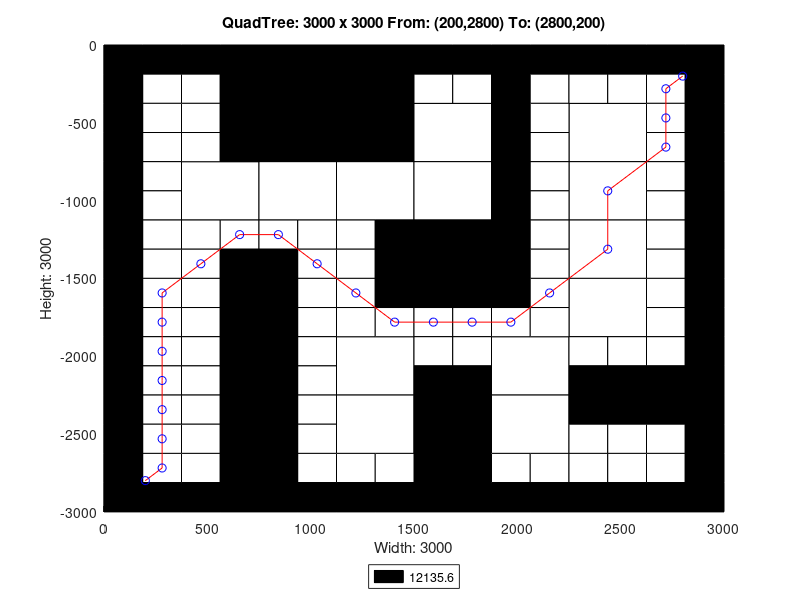

Here is the MATLAB script that generated this plot:
axis([0 3000 -3000 0]);
title('QuadTree: 3000 x 3000 From: (200,2800) To: (2800,200)');
xlabel('Width: 3000');
ylabel('Height: 3000');
rectangle('Position',[750 -750 750 750], 'FaceColor',[0 0 0]);
rectangle('Position',[375 -1125 375 375], 'FaceColor',[1 1 1]);
rectangle('Position',[750 -1125 375 375], 'FaceColor',[1 1 1]);
rectangle('Position',[1125 -1125 375 375], 'FaceColor',[1 1 1]);
rectangle('Position',[1500 -750 375 375], 'FaceColor',[1 1 1]);
rectangle('Position',[2250 -750 375 375], 'FaceColor',[1 1 1]);
rectangle('Position',[1500 -1125 375 375], 'FaceColor',[1 1 1]);
rectangle('Position',[1500 -1500 375 375], 'FaceColor',[0 0 0]);
rectangle('Position',[2250 -1125 375 375], 'FaceColor',[1 1 1]);
rectangle('Position',[2250 -1500 375 375], 'FaceColor',[1 1 1]);
rectangle('Position',[1125 -2250 375 375], 'FaceColor',[1 1 1]);
rectangle('Position',[1125 -2625 375 375], 'FaceColor',[1 1 1]);
rectangle('Position',[1875 -2250 375 375], 'FaceColor',[1 1 1]);
rectangle('Position',[2250 -1875 375 375], 'FaceColor',[1 1 1]);
rectangle('Position',[1500 -2625 375 375], 'FaceColor',[0 0 0]);
rectangle('Position',[1875 -2625 375 375], 'FaceColor',[1 1 1]);
rectangle('Position',[1500 -3000 375 375], 'FaceColor',[0 0 0]);
rectangle('Position',[0 -187.5 187.5 187.5], 'FaceColor',[0 0 0]);
rectangle('Position',[187.5 -187.5 187.5 187.5], 'FaceColor',[0 0 0]);
rectangle('Position',[0 -375 187.5 187.5], 'FaceColor',[0 0 0]);
rectangle('Position',[187.5 -375 187.5 187.5], 'FaceColor',[1 1 1]);
rectangle('Position',[375 -187.5 187.5 187.5], 'FaceColor',[0 0 0]);
rectangle('Position',[562.5 -187.5 187.5 187.5], 'FaceColor',[0 0 0]);
rectangle('Position',[375 -375 187.5 187.5], 'FaceColor',[1 1 1]);
rectangle('Position',[562.5 -375 187.5 187.5], 'FaceColor',[0 0 0]);
rectangle('Position',[0 -562.5 187.5 187.5], 'FaceColor',[0 0 0]);
rectangle('Position',[187.5 -562.5 187.5 187.5], 'FaceColor',[1 1 1]);
rectangle('Position',[0 -750 187.5 187.5], 'FaceColor',[0 0 0]);
rectangle('Position',[187.5 -750 187.5 187.5], 'FaceColor',[1 1 1]);
rectangle('Position',[375 -562.5 187.5 187.5], 'FaceColor',[1 1 1]);
rectangle('Position',[562.5 -562.5 187.5 187.5], 'FaceColor',[0 0 0]);
rectangle('Position',[375 -750 187.5 187.5], 'FaceColor',[1 1 1]);
rectangle('Position',[562.5 -750 187.5 187.5], 'FaceColor',[0 0 0]);
rectangle('Position',[0 -937.5 187.5 187.5], 'FaceColor',[0 0 0]);
rectangle('Position',[187.5 -937.5 187.5 187.5], 'FaceColor',[1 1 1]);
rectangle('Position',[0 -1125 187.5 187.5], 'FaceColor',[0 0 0]);
rectangle('Position',[187.5 -1125 187.5 187.5], 'FaceColor',[1 1 1]);
rectangle('Position',[0 -1312.5 187.5 187.5], 'FaceColor',[0 0 0]);
rectangle('Position',[187.5 -1312.5 187.5 187.5], 'FaceColor',[1 1 1]);
rectangle('Position',[0 -1500 187.5 187.5], 'FaceColor',[0 0 0]);
rectangle('Position',[187.5 -1500 187.5 187.5], 'FaceColor',[1 1 1]);
rectangle('Position',[375 -1312.5 187.5 187.5], 'FaceColor',[1 1 1]);
rectangle('Position',[562.5 -1312.5 187.5 187.5], 'FaceColor',[1 1 1]);
rectangle('Position',[375 -1500 187.5 187.5], 'FaceColor',[1 1 1]);
rectangle('Position',[562.5 -1500 187.5 187.5], 'FaceColor',[0 0 0]);
rectangle('Position',[750 -1312.5 187.5 187.5], 'FaceColor',[1 1 1]);
rectangle('Position',[937.5 -1312.5 187.5 187.5], 'FaceColor',[1 1 1]);
rectangle('Position',[750 -1500 187.5 187.5], 'FaceColor',[0 0 0]);
rectangle('Position',[937.5 -1500 187.5 187.5], 'FaceColor',[1 1 1]);
rectangle('Position',[1125 -1312.5 187.5 187.5], 'FaceColor',[1 1 1]);
rectangle('Position',[1312.5 -1312.5 187.5 187.5], 'FaceColor',[0 0 0]);
rectangle('Position',[1125 -1500 187.5 187.5], 'FaceColor',[1 1 1]);
rectangle('Position',[1312.5 -1500 187.5 187.5], 'FaceColor',[0 0 0]);
rectangle('Position',[1500 -187.5 187.5 187.5], 'FaceColor',[0 0 0]);
rectangle('Position',[1687.5 -187.5 187.5 187.5], 'FaceColor',[0 0 0]);
rectangle('Position',[1500 -375 187.5 187.5], 'FaceColor',[1 1 1]);
rectangle('Position',[1687.5 -375 187.5 187.5], 'FaceColor',[1 1 1]);
rectangle('Position',[1875 -187.5 187.5 187.5], 'FaceColor',[0 0 0]);
rectangle('Position',[2062.5 -187.5 187.5 187.5], 'FaceColor',[0 0 0]);
rectangle('Position',[1875 -375 187.5 187.5], 'FaceColor',[0 0 0]);
rectangle('Position',[2062.5 -375 187.5 187.5], 'FaceColor',[1 1 1]);
rectangle('Position',[1875 -562.5 187.5 187.5], 'FaceColor',[0 0 0]);
rectangle('Position',[2062.5 -562.5 187.5 187.5], 'FaceColor',[1 1 1]);
rectangle('Position',[1875 -750 187.5 187.5], 'FaceColor',[0 0 0]);
rectangle('Position',[2062.5 -750 187.5 187.5], 'FaceColor',[1 1 1]);
rectangle('Position',[2250 -187.5 187.5 187.5], 'FaceColor',[0 0 0]);
rectangle('Position',[2437.5 -187.5 187.5 187.5], 'FaceColor',[0 0 0]);
rectangle('Position',[2250 -375 187.5 187.5], 'FaceColor',[1 1 1]);
rectangle('Position',[2437.5 -375 187.5 187.5], 'FaceColor',[1 1 1]);
rectangle('Position',[2625 -187.5 187.5 187.5], 'FaceColor',[0 0 0]);
rectangle('Position',[2812.5 -187.5 187.5 187.5], 'FaceColor',[0 0 0]);
rectangle('Position',[2625 -375 187.5 187.5], 'FaceColor',[1 1 1]);
rectangle('Position',[2812.5 -375 187.5 187.5], 'FaceColor',[0 0 0]);
rectangle('Position',[2625 -562.5 187.5 187.5], 'FaceColor',[1 1 1]);
rectangle('Position',[2812.5 -562.5 187.5 187.5], 'FaceColor',[0 0 0]);
rectangle('Position',[2625 -750 187.5 187.5], 'FaceColor',[1 1 1]);
rectangle('Position',[2812.5 -750 187.5 187.5], 'FaceColor',[0 0 0]);
rectangle('Position',[1875 -937.5 187.5 187.5], 'FaceColor',[0 0 0]);
rectangle('Position',[2062.5 -937.5 187.5 187.5], 'FaceColor',[1 1 1]);
rectangle('Position',[1875 -1125 187.5 187.5], 'FaceColor',[0 0 0]);
rectangle('Position',[2062.5 -1125 187.5 187.5], 'FaceColor',[1 1 1]);
rectangle('Position',[1875 -1312.5 187.5 187.5], 'FaceColor',[0 0 0]);
rectangle('Position',[2062.5 -1312.5 187.5 187.5], 'FaceColor',[1 1 1]);
rectangle('Position',[1875 -1500 187.5 187.5], 'FaceColor',[0 0 0]);
rectangle('Position',[2062.5 -1500 187.5 187.5], 'FaceColor',[1 1 1]);
rectangle('Position',[2625 -937.5 187.5 187.5], 'FaceColor',[1 1 1]);
rectangle('Position',[2812.5 -937.5 187.5 187.5], 'FaceColor',[0 0 0]);
rectangle('Position',[2625 -1125 187.5 187.5], 'FaceColor',[1 1 1]);
rectangle('Position',[2812.5 -1125 187.5 187.5], 'FaceColor',[0 0 0]);
rectangle('Position',[2625 -1312.5 187.5 187.5], 'FaceColor',[1 1 1]);
rectangle('Position',[2812.5 -1312.5 187.5 187.5], 'FaceColor',[0 0 0]);
rectangle('Position',[2625 -1500 187.5 187.5], 'FaceColor',[1 1 1]);
rectangle('Position',[2812.5 -1500 187.5 187.5], 'FaceColor',[0 0 0]);
rectangle('Position',[0 -1687.5 187.5 187.5], 'FaceColor',[0 0 0]);
rectangle('Position',[187.5 -1687.5 187.5 187.5], 'FaceColor',[1 1 1]);
rectangle('Position',[0 -1875 187.5 187.5], 'FaceColor',[0 0 0]);
rectangle('Position',[187.5 -1875 187.5 187.5], 'FaceColor',[1 1 1]);
rectangle('Position',[375 -1687.5 187.5 187.5], 'FaceColor',[1 1 1]);
rectangle('Position',[562.5 -1687.5 187.5 187.5], 'FaceColor',[0 0 0]);
rectangle('Position',[375 -1875 187.5 187.5], 'FaceColor',[1 1 1]);
rectangle('Position',[562.5 -1875 187.5 187.5], 'FaceColor',[0 0 0]);
rectangle('Position',[0 -2062.5 187.5 187.5], 'FaceColor',[0 0 0]);
rectangle('Position',[187.5 -2062.5 187.5 187.5], 'FaceColor',[1 1 1]);
rectangle('Position',[0 -2250 187.5 187.5], 'FaceColor',[0 0 0]);
rectangle('Position',[187.5 -2250 187.5 187.5], 'FaceColor',[1 1 1]);
rectangle('Position',[375 -2062.5 187.5 187.5], 'FaceColor',[1 1 1]);
rectangle('Position',[562.5 -2062.5 187.5 187.5], 'FaceColor',[0 0 0]);
rectangle('Position',[375 -2250 187.5 187.5], 'FaceColor',[1 1 1]);
rectangle('Position',[562.5 -2250 187.5 187.5], 'FaceColor',[0 0 0]);
rectangle('Position',[750 -1687.5 187.5 187.5], 'FaceColor',[0 0 0]);
rectangle('Position',[937.5 -1687.5 187.5 187.5], 'FaceColor',[1 1 1]);
rectangle('Position',[750 -1875 187.5 187.5], 'FaceColor',[0 0 0]);
rectangle('Position',[937.5 -1875 187.5 187.5], 'FaceColor',[1 1 1]);
rectangle('Position',[1125 -1687.5 187.5 187.5], 'FaceColor',[1 1 1]);
rectangle('Position',[1312.5 -1687.5 187.5 187.5], 'FaceColor',[0 0 0]);
rectangle('Position',[1125 -1875 187.5 187.5], 'FaceColor',[1 1 1]);
rectangle('Position',[1312.5 -1875 187.5 187.5], 'FaceColor',[1 1 1]);
rectangle('Position',[750 -2062.5 187.5 187.5], 'FaceColor',[0 0 0]);
rectangle('Position',[937.5 -2062.5 187.5 187.5], 'FaceColor',[1 1 1]);
rectangle('Position',[750 -2250 187.5 187.5], 'FaceColor',[0 0 0]);
rectangle('Position',[937.5 -2250 187.5 187.5], 'FaceColor',[1 1 1]);
rectangle('Position',[0 -2437.5 187.5 187.5], 'FaceColor',[0 0 0]);
rectangle('Position',[187.5 -2437.5 187.5 187.5], 'FaceColor',[1 1 1]);
rectangle('Position',[0 -2625 187.5 187.5], 'FaceColor',[0 0 0]);
rectangle('Position',[187.5 -2625 187.5 187.5], 'FaceColor',[1 1 1]);
rectangle('Position',[375 -2437.5 187.5 187.5], 'FaceColor',[1 1 1]);
rectangle('Position',[562.5 -2437.5 187.5 187.5], 'FaceColor',[0 0 0]);
rectangle('Position',[375 -2625 187.5 187.5], 'FaceColor',[1 1 1]);
rectangle('Position',[562.5 -2625 187.5 187.5], 'FaceColor',[0 0 0]);
rectangle('Position',[0 -2812.5 187.5 187.5], 'FaceColor',[0 0 0]);
rectangle('Position',[187.5 -2812.5 187.5 187.5], 'FaceColor',[1 1 1]);
rectangle('Position',[0 -3000 187.5 187.5], 'FaceColor',[0 0 0]);
rectangle('Position',[187.5 -3000 187.5 187.5], 'FaceColor',[0 0 0]);
rectangle('Position',[375 -2812.5 187.5 187.5], 'FaceColor',[1 1 1]);
rectangle('Position',[562.5 -2812.5 187.5 187.5], 'FaceColor',[0 0 0]);
rectangle('Position',[375 -3000 187.5 187.5], 'FaceColor',[0 0 0]);
rectangle('Position',[562.5 -3000 187.5 187.5], 'FaceColor',[0 0 0]);
rectangle('Position',[750 -2437.5 187.5 187.5], 'FaceColor',[0 0 0]);
rectangle('Position',[937.5 -2437.5 187.5 187.5], 'FaceColor',[1 1 1]);
rectangle('Position',[750 -2625 187.5 187.5], 'FaceColor',[0 0 0]);
rectangle('Position',[937.5 -2625 187.5 187.5], 'FaceColor',[1 1 1]);
rectangle('Position',[750 -2812.5 187.5 187.5], 'FaceColor',[0 0 0]);
rectangle('Position',[937.5 -2812.5 187.5 187.5], 'FaceColor',[1 1 1]);
rectangle('Position',[750 -3000 187.5 187.5], 'FaceColor',[0 0 0]);
rectangle('Position',[937.5 -3000 187.5 187.5], 'FaceColor',[0 0 0]);
rectangle('Position',[1125 -2812.5 187.5 187.5], 'FaceColor',[1 1 1]);
rectangle('Position',[1312.5 -2812.5 187.5 187.5], 'FaceColor',[1 1 1]);
rectangle('Position',[1125 -3000 187.5 187.5], 'FaceColor',[0 0 0]);
rectangle('Position',[1312.5 -3000 187.5 187.5], 'FaceColor',[0 0 0]);
rectangle('Position',[1500 -1687.5 187.5 187.5], 'FaceColor',[0 0 0]);
rectangle('Position',[1687.5 -1687.5 187.5 187.5], 'FaceColor',[0 0 0]);
rectangle('Position',[1500 -1875 187.5 187.5], 'FaceColor',[1 1 1]);
rectangle('Position',[1687.5 -1875 187.5 187.5], 'FaceColor',[1 1 1]);
rectangle('Position',[1875 -1687.5 187.5 187.5], 'FaceColor',[0 0 0]);
rectangle('Position',[2062.5 -1687.5 187.5 187.5], 'FaceColor',[1 1 1]);
rectangle('Position',[1875 -1875 187.5 187.5], 'FaceColor',[1 1 1]);
rectangle('Position',[2062.5 -1875 187.5 187.5], 'FaceColor',[1 1 1]);
rectangle('Position',[1500 -2062.5 187.5 187.5], 'FaceColor',[1 1 1]);
rectangle('Position',[1687.5 -2062.5 187.5 187.5], 'FaceColor',[1 1 1]);
rectangle('Position',[1500 -2250 187.5 187.5], 'FaceColor',[0 0 0]);
rectangle('Position',[1687.5 -2250 187.5 187.5], 'FaceColor',[0 0 0]);
rectangle('Position',[2625 -1687.5 187.5 187.5], 'FaceColor',[1 1 1]);
rectangle('Position',[2812.5 -1687.5 187.5 187.5], 'FaceColor',[0 0 0]);
rectangle('Position',[2625 -1875 187.5 187.5], 'FaceColor',[1 1 1]);
rectangle('Position',[2812.5 -1875 187.5 187.5], 'FaceColor',[0 0 0]);
rectangle('Position',[2250 -2062.5 187.5 187.5], 'FaceColor',[1 1 1]);
rectangle('Position',[2437.5 -2062.5 187.5 187.5], 'FaceColor',[1 1 1]);
rectangle('Position',[2250 -2250 187.5 187.5], 'FaceColor',[0 0 0]);
rectangle('Position',[2437.5 -2250 187.5 187.5], 'FaceColor',[0 0 0]);
rectangle('Position',[2625 -2062.5 187.5 187.5], 'FaceColor',[1 1 1]);
rectangle('Position',[2812.5 -2062.5 187.5 187.5], 'FaceColor',[0 0 0]);
rectangle('Position',[2625 -2250 187.5 187.5], 'FaceColor',[0 0 0]);
rectangle('Position',[2812.5 -2250 187.5 187.5], 'FaceColor',[0 0 0]);
rectangle('Position',[1875 -2812.5 187.5 187.5], 'FaceColor',[1 1 1]);
rectangle('Position',[2062.5 -2812.5 187.5 187.5], 'FaceColor',[1 1 1]);
rectangle('Position',[1875 -3000 187.5 187.5], 'FaceColor',[0 0 0]);
rectangle('Position',[2062.5 -3000 187.5 187.5], 'FaceColor',[0 0 0]);
rectangle('Position',[2250 -2437.5 187.5 187.5], 'FaceColor',[0 0 0]);
rectangle('Position',[2437.5 -2437.5 187.5 187.5], 'FaceColor',[0 0 0]);
rectangle('Position',[2250 -2625 187.5 187.5], 'FaceColor',[1 1 1]);
rectangle('Position',[2437.5 -2625 187.5 187.5], 'FaceColor',[1 1 1]);
rectangle('Position',[2625 -2437.5 187.5 187.5], 'FaceColor',[0 0 0]);
rectangle('Position',[2812.5 -2437.5 187.5 187.5], 'FaceColor',[0 0 0]);
rectangle('Position',[2625 -2625 187.5 187.5], 'FaceColor',[1 1 1]);
rectangle('Position',[2812.5 -2625 187.5 187.5], 'FaceColor',[0 0 0]);
rectangle('Position',[2250 -2812.5 187.5 187.5], 'FaceColor',[1 1 1]);
rectangle('Position',[2437.5 -2812.5 187.5 187.5], 'FaceColor',[1 1 1]);
rectangle('Position',[2250 -3000 187.5 187.5], 'FaceColor',[0 0 0]);
rectangle('Position',[2437.5 -3000 187.5 187.5], 'FaceColor',[0 0 0]);
rectangle('Position',[2625 -2812.5 187.5 187.5], 'FaceColor',[1 1 1]);
rectangle('Position',[2812.5 -2812.5 187.5 187.5], 'FaceColor',[0 0 0]);
rectangle('Position',[2625 -3000 187.5 187.5], 'FaceColor',[0 0 0]);
rectangle('Position',[2812.5 -3000 187.5 187.5], 'FaceColor',[0 0 0]);
X=[2800,2718.75,2718.75,2718.75,2437.5,2437.5,2156.25,1968.75,1781.25,1593.75,1406.25,1218.75,1031.25,843.75,656.25,468.75,281.25,281.25,281.25,281.25,281.25,281.25,281.25,200];
Y=[-200,-281.25,-468.75,-656.25,-937.5,-1312.5,-1593.75,-1781.25,-1781.25,-1781.25,-1781.25,-1593.75,-1406.25,-1218.75,-1218.75,-1406.25,-1593.75,-1781.25,-1968.75,-2156.25,-2343.75,-2531.25,-2718.75,-2800];
hold on;
plot(X,Y,'r');
plot(X,Y,'bo');
legend('12135.6','Location','southoutside');
